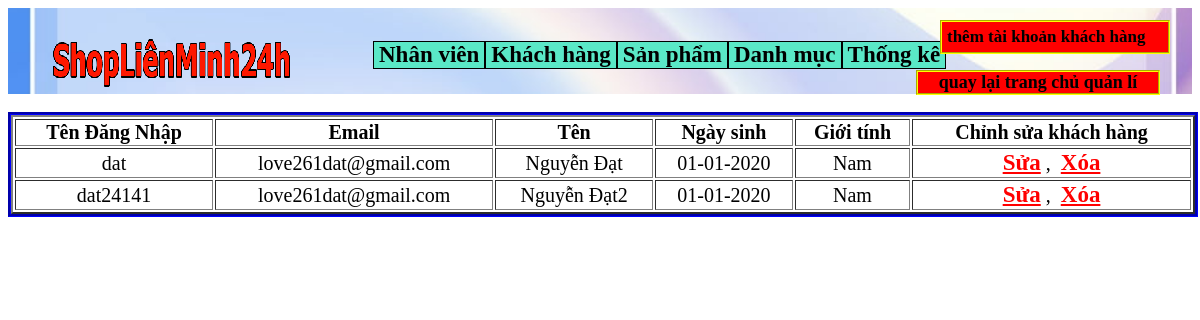
The page /admin/danh_sach_kh/index.php (signed in) on the database as committed earlier.
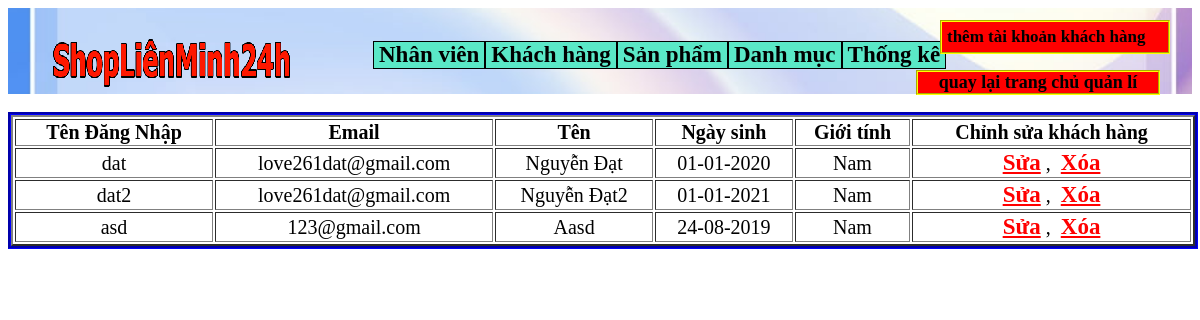
The same page on the database as committed later.
### tables this page shows
CREATE TABLE `khach_hang` (
  `ma` int(20) NOT NULL,
  `ten` varchar(50) NOT NULL,
  `ngay_sinh` date NOT NULL,
  `gioi_tinh` text NOT NULL,
  `email` varchar(40) NOT NULL,
  `tai_khoan` varchar(40) NOT NULL,
  `mat_khau` varchar(40) NOT NULL
);

### admin/danh_sach_kh/index.php (the view, shortened to what this page needs)
<!DOCTYPE html>
<html>
<head>
</head>
<body>
	<?php require '../../connect.php';
		$sql = "select * from khach_hang";
		$result = mysqli_query($connect,$sql);
	  ?>
	  <div id="div_tong_admin">
		<div id="div_banner">
			<div class="nut_dk_2">
				<a href="../index.php" style="font-size: 18px;">quay lại trang chủ quản lí</a>
			</div>
			<div id="div_logo">
				<a href="http://localhost/doAn_1/trang_chu/index.php">
					<img src="../../banner_and_slide/logo24h.png" style="width: 100%;height: 50px;image-rendering: pixelated;">
				</a>
			</div>
			<div id='div_menu'>
				<?php include 'menu.php' ?>
			</div>
		</div>
		<div>
			<a href="../../dangkiuser/index.php" id="nut_dk">thêm tài khoản khách hàng</a>
		</div>
		<br>
		<div id="table">
			<table width="100%" border="2px">
	  	<th>Tên Đăng Nhập</th>
	  	<th>Email</th>
	  	<th>Tên</th>
	  	<th>Ngày sinh</th>
	  	<th>Giới tính</th>
	  	<th>Chỉnh sửa khách hàng</th>
	  	<?php foreach ($result as $each): ?>
	  		<tr>
	  			<td>
	  				<?php echo $each['tai_khoan']; ?>
	  			</td>
	  			<td>
	  				<?php echo $each['email']; ?>
	  			</td>
	  			<td>
	  				<?php echo $each['ten']; ?>
	  			</td>
	  			<td>
	  				<?php echo date_format(date_create($each['ngay_sinh']),'d-m-Y') ?>
	  			</td>
	  			<td>
	  				<?php echo $each['gioi_tinh']; ?>
	  			</td>
	  			<td>
	  				<a style='text-decoration: underline; color:red; ' href="view_update_kh.php?ma=<?php echo $each['ma'] ?>">Sửa</a>,
	  				<a onclick='return check_delete()' style='text-decoration: underline; color:red; ' href="process_delete_kh.php?ma=<?php echo $each['ma'] ?>">Xóa</a>
	  			</td>
	  		</tr>
	  	<?php endforeach ?>
	  </table>
		</div>
</body>
</html>

Rows that differ between the two databases and show on the page:
changed khach_hang "Nguyễn Đạt2": tai_khoan "dat24141" → "dat2"; ngay_sinh "01-01-2020" → "01-01-2021"
added khach_hang: tai_khoan "asd", email "123@gmail.com", ten "Aasd", ngay_sinh "24-08-2019", gioi_tinh "Nam"
